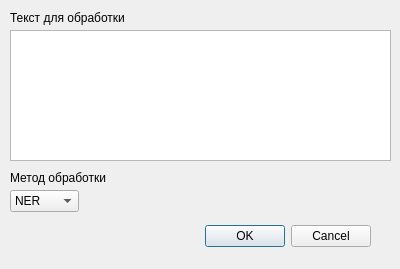
<?xml version="1.0" encoding="UTF-8"?>
<ui version="4.0">
 <class>travelogs_processingDialogBase</class>
 <widget class="QDialog" name="travelogs_processingDialogBase">
  <property name="geometry">
   <rect>
    <x>0</x>
    <y>0</y>
    <width>400</width>
    <height>269</height>
   </rect>
  </property>
  <property name="windowTitle">
   <string>Анализ травелогов</string>
  </property>
  <widget class="QDialogButtonBox" name="button_box">
   <property name="geometry">
    <rect>
     <x>30</x>
     <y>220</y>
     <width>341</width>
     <height>32</height>
    </rect>
   </property>
   <property name="orientation">
    <enum>Qt::Horizontal</enum>
   </property>
   <property name="standardButtons">
    <set>QDialogButtonBox::Cancel|QDialogButtonBox::Ok</set>
   </property>
  </widget>
  <widget class="QTextEdit" name="textEdit">
   <property name="geometry">
    <rect>
     <x>10</x>
     <y>30</y>
     <width>381</width>
     <height>131</height>
    </rect>
   </property>
  </widget>
  <widget class="QLabel" name="label">
   <property name="geometry">
    <rect>
     <x>10</x>
     <y>10</y>
     <width>121</width>
     <height>16</height>
    </rect>
   </property>
   <property name="text">
    <string>Текст для обработки</string>
   </property>
  </widget>
  <widget class="QComboBox" name="comboBox">
   <property name="geometry">
    <rect>
     <x>10</x>
     <y>190</y>
     <width>69</width>
     <height>22</height>
    </rect>
   </property>
   <item>
    <property name="text">
     <string>NER</string>
    </property>
   </item>
   <item>
    <property name="text">
     <string>LLM</string>
    </property>
   </item>
  </widget>
  <widget class="QLabel" name="label_2">
   <property name="geometry">
    <rect>
     <x>10</x>
     <y>170</y>
     <width>151</width>
     <height>16</height>
    </rect>
   </property>
   <property name="text">
    <string>Метод обработки</string>
   </property>
  </widget>
 </widget>
 <resources/>
 <connections>
  <connection>
   <sender>button_box</sender>
   <signal>accepted()</signal>
   <receiver>travelogs_processingDialogBase</receiver>
   <slot>accept()</slot>
   <hints>
    <hint type="sourcelabel">
     <x>20</x>
     <y>20</y>
    </hint>
    <hint type="destinationlabel">
     <x>20</x>
     <y>20</y>
    </hint>
   </hints>
  </connection>
  <connection>
   <sender>button_box</sender>
   <signal>rejected()</signal>
   <receiver>travelogs_processingDialogBase</receiver>
   <slot>reject()</slot>
   <hints>
    <hint type="sourcelabel">
     <x>20</x>
     <y>20</y>
    </hint>
    <hint type="destinationlabel">
     <x>20</x>
     <y>20</y>
    </hint>
   </hints>
  </connection>
 </connections>
</ui>
